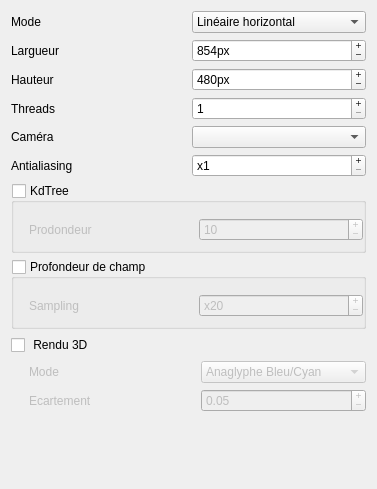
       <widget class="QWidget" name="page_7">
        <property name="geometry">
         <rect>
          <x>0</x>
          <y>-237</y>
          <width>377</width>
          <height>489</height>
         </rect>
        </property>
        <property name="styleSheet">
         <string notr="true"/>
        </property>
        <attribute name="icon">
         <iconset>
          <normaloff>../../.designer/backup/Raytracer/raytracer-42/play.png</normaloff>../../.designer/backup/Raytracer/raytracer-42/play.png</iconset>
        </attribute>
        <attribute name="label">
         <string>Configuration générale</string>
        </attribute>
        <layout class="QGridLayout" name="gridLayout_5">
         <item row="0" column="0">
          <widget class="QWidget" name="widget" native="true">
           <layout class="QGridLayout" name="gridLayout_7">
            <property name="margin">
             <number>0</number>
            </property>
            <item row="1" column="0">
             <widget class="QLabel" name="label_2">
              <property name="text">
               <string>Largueur</string>
              </property>
             </widget>
            </item>
            <item row="1" column="1">
             <widget class="QSpinBox" name="_width">
              <property name="buttonSymbols">
               <enum>QAbstractSpinBox::PlusMinus</enum>
              </property>
              <property name="suffix">
               <string>px</string>
              </property>
              <property name="maximum">
               <number>100000</number>
              </property>
              <property name="value">
               <number>854</number>
              </property>
             </widget>
            </item>
            <item row="3" column="0">
             <widget class="QLabel" name="label_3">
              <property name="text">
               <string>Hauteur</string>
              </property>
             </widget>
            </item>
            <item row="3" column="1">
             <widget class="QSpinBox" name="_height">
              <property name="buttonSymbols">
               <enum>QAbstractSpinBox::PlusMinus</enum>
              </property>
              <property name="suffix">
               <string>px</string>
              </property>
              <property name="maximum">
               <number>100000</number>
              </property>
              <property name="value">
               <number>480</number>
              </property>
             </widget>
            </item>
            <item row="7" column="0">
             <widget class="QLabel" name="label_4">
              <property name="text">
               <string>Caméra</string>
              </property>
             </widget>
            </item>
            <item row="7" column="1">
             <widget class="QComboBox" name="_camera">
              <property name="editable">
               <bool>false</bool>
              </property>
             </widget>
            </item>
            <item row="9" column="0">
             <widget class="QLabel" name="label_5">
              <property name="text">
               <string>Antialiasing</string>
              </property>
             </widget>
            </item>
            <item row="9" column="1">
             <widget class="QSpinBox" name="_antialiasing">
              <property name="buttonSymbols">
               <enum>QAbstractSpinBox::PlusMinus</enum>
              </property>
              <property name="prefix">
               <string>x</string>
              </property>
              <property name="minimum">
               <number>1</number>
              </property>
              <property name="maximum">
               <number>1000</number>
              </property>
              <property name="value">
               <number>1</number>
              </property>
             </widget>
            </item>
            <item row="12" column="0" colspan="2">
             <widget class="QGroupBox" name="_depthField">
              <property name="title">
               <string>Profondeur de champ</string>
              </property>
              <property name="checkable">
               <bool>true</bool>
              </property>
              <property name="checked">
               <bool>false</bool>
              </property>
              <layout class="QGridLayout" name="gridLayout_9">
               <property name="leftMargin">
                <number>15</number>
               </property>
               <property name="topMargin">
                <number>15</number>
               </property>
               <property name="rightMargin">
                <number>0</number>
               </property>
               <item row="0" column="0">
                <widget class="QLabel" name="label_6">
                 <property name="text">
                  <string>Sampling</string>
                 </property>
                </widget>
               </item>
               <item row="0" column="1">
                <widget class="QSpinBox" name="_depthFieldSampling">
                 <property name="buttonSymbols">
                  <enum>QAbstractSpinBox::PlusMinus</enum>
                 </property>
                 <property name="prefix">
                  <string>x</string>
                 </property>
                 <property name="minimum">
                  <number>1</number>
                 </property>
                 <property name="maximum">
                  <number>10000</number>
                 </property>
                 <property name="value">
                  <number>20</number>
                 </property>
                </widget>
               </item>
              </layout>
             </widget>
            </item>
            <item row="0" column="1">
             <widget class="QComboBox" name="_mode">
              <property name="sizeAdjustPolicy">
               <enum>QComboBox::AdjustToContentsOnFirstShow</enum>
              </property>
              <item>
               <property name="text">
                <string>Linéaire horizontal</string>
               </property>
              </item>
              <item>
               <property name="text">
                <string>Linéaire vertical</string>
               </property>
              </item>
              <item>
               <property name="text">
                <string>Depixelisation</string>
               </property>
              </item>
              <item>
               <property name="text">
                <string>Aléatoire horizontal</string>
               </property>
              </item>
              <item>
               <property name="text">
                <string>Aléatoire vertical</string>
               </property>
              </item>
              <item>
               <property name="text">
                <string>Aléatoire</string>
               </property>
              </item>
             </widget>
            </item>
            <item row="0" column="0">
             <widget class="QLabel" name="label">
              <property name="text">
               <string>Mode</string>
              </property>
             </widget>
            </item>
            <item row="10" column="0" colspan="2">
             <widget class="QGroupBox" name="_kdTree">
              <property name="title">
               <string>KdTree</string>
              </property>
              <property name="checkable">
               <bool>true</bool>
              </property>
              <property name="checked">
               <bool>false</bool>
              </property>
              <layout class="QGridLayout" name="gridLayout_22">
               <property name="leftMargin">
                <number>15</number>
               </property>
               <property name="topMargin">
                <number>15</number>
               </property>
               <property name="rightMargin">
                <number>0</number>
               </property>
               <item row="0" column="1">
                <widget class="QSpinBox" name="_kdTreeDepth">
                 <property name="buttonSymbols">
                  <enum>QAbstractSpinBox::PlusMinus</enum>
                 </property>
                 <property name="maximum">
                  <number>1000</number>
                 </property>
                 <property name="value">
                  <number>10</number>
                 </property>
                </widget>
               </item>
               <item row="0" column="0">
                <widget class="QLabel" name="label_18">
                 <property name="text">
                  <string>Prodondeur</string>
                 </property>
                </widget>
               </item>
              </layout>
             </widget>
            </item>
            <item row="4" column="0">
             <widget class="QLabel" name="label_17">
              <property name="text">
               <string>Threads</string>
              </property>
             </widget>
            </item>
            <item row="4" column="1">
             <widget class="QSpinBox" name="_threads">
              <property name="buttonSymbols">
               <enum>QAbstractSpinBox::PlusMinus</enum>
              </property>
              <property name="minimum">
               <number>1</number>
              </property>
              <property name="maximum">
               <number>100</number>
              </property>
             </widget>
            </item>
            <item row="13" column="0" colspan="2">
             <widget class="QCheckBox" name="_3d">
              <property name="text">
               <string> Rendu 3D</string>
              </property>
              <property name="icon">
               <iconset resource="../ressources.qrc">
                <normaloff>:/images/3d-glasses.png</normaloff>:/images/3d-glasses.png</iconset>
              </property>
             </widget>
            </item>
            <item row="14" column="0" colspan="2">
             <widget class="QWidget" name="widget_3" native="true">
              <property name="enabled">
               <bool>false</bool>
              </property>
              <layout class="QGridLayout" name="gridLayout_23">
               <property name="leftMargin">
                <number>18</number>
               </property>
               <property name="topMargin">
                <number>0</number>
               </property>
               <property name="rightMargin">
                <number>0</number>
               </property>
               <item row="1" column="0">
                <widget class="QLabel" name="label_19">
                 <property name="text">
                  <string>Ecartement</string>
                 </property>
                </widget>
               </item>
               <item row="0" column="0">
                <widget class="QLabel" name="label_20">
                 <property name="text">
                  <string>Mode</string>
                 </property>
                </widget>
               </item>
               <item row="0" column="1">
                <widget class="QComboBox" name="_3DMode">
                 <item>
                  <property name="text">
                   <string>Anaglyphe Bleu/Cyan</string>
                  </property>
                 </item>
                 <item>
                  <property name="text">
                   <string>Oeuil gauche</string>
                  </property>
                 </item>
                 <item>
                  <property name="text">
                   <string>Oeuil droit</string>
                  </property>
                 </item>
                </widget>
               </item>
               <item row="1" column="1">
                <widget class="QDoubleSpinBox" name="_3DSpace">
                 <property name="buttonSymbols">
                  <enum>QAbstractSpinBox::PlusMinus</enum>
                 </property>
                 <property name="singleStep">
                  <double>0.100000000000000</double>
                 </property>
                 <property name="value">
                  <double>0.050000000000000</double>
                 </property>
                </widget>
               </item>
              </layout>
             </widget>
            </item>
           </layout>
          </widget>
         </item>
         <item row="1" column="0">
          <spacer name="verticalSpacer_2">
           <property name="orientation">
            <enum>Qt::Vertical</enum>
           </property>
           <property name="sizeHint" stdset="0">
            <size>
             <width>20</width>
             <height>40</height>
            </size>
           </property>
          </spacer>
         </item>
        </layout>
       </widget>
